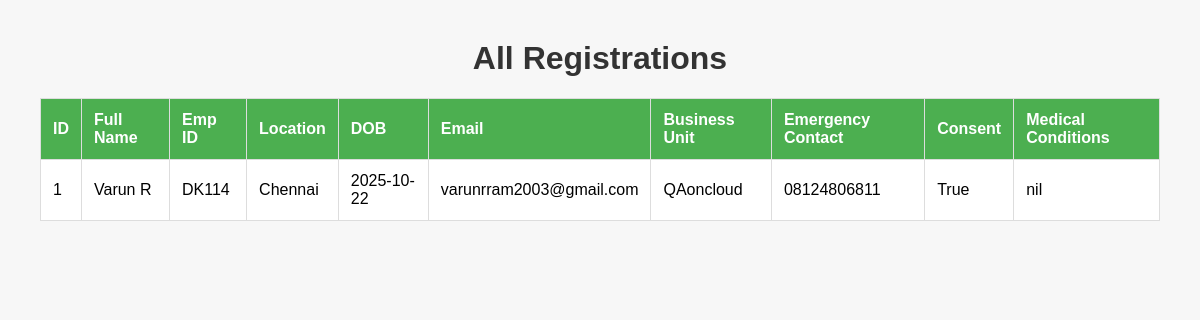
Page /registrations on the earlier database version.
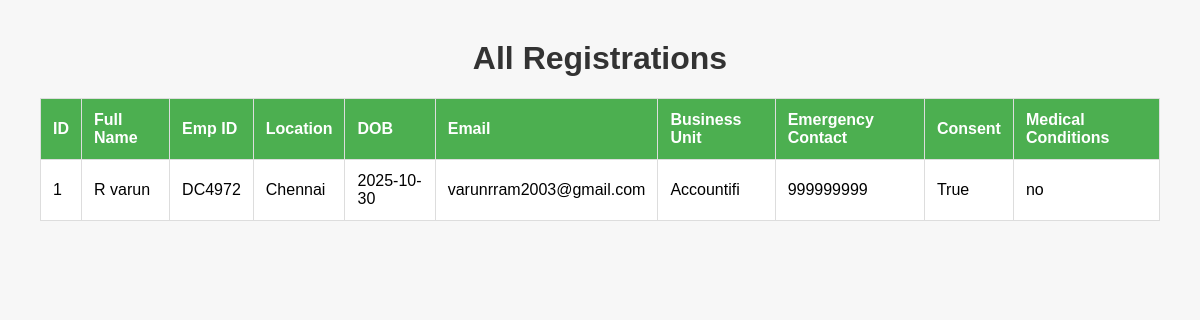
Same page on the later database version.
### app.py (models this page shows)
class Registration(db.Model):
    id = db.Column(db.Integer, primary_key=True)
    full_name = db.Column(db.String(100), nullable=False)
    emp_id = db.Column(db.String(50), nullable=False, unique=True)
    location = db.Column(db.String(100))
    dob = db.Column(db.Date, nullable=False)
    email = db.Column(db.String(120), unique=True, nullable=False)
    business_unit = db.Column(db.String(100))
    emergency_contact = db.Column(db.String(20))
    consent = db.Column(db.Boolean, default=False)
    medical_conditions = db.Column(db.Text)

### app.py (the view)
@app.route('/registrations')
def show_registrations():
    registrations = Registration.query.all()
    return render_template('registrations.html', registrations=registrations)

### templates/registrations.html (shortened to what this page needs)
<!DOCTYPE html>
<html lang="en">
  <head>
  </head>
  <body>
    <h1>All Registrations</h1>
    <table>
      <thead>
        <tr>
          <th>ID</th>
          <th>Full Name</th>
          <th>Emp ID</th>
          <th>Location</th>
          <th>DOB</th>
          <th>Email</th>
          <th>Business Unit</th>
          <th>Emergency Contact</th>
          <th>Consent</th>
          <th>Medical Conditions</th>
        </tr>
      </thead>
      <tbody>
        {% for reg in registrations %}
        <tr>
          <td>{{ reg.id }}</td>
          <td>{{ reg.full_name }}</td>
          <td>{{ reg.emp_id }}</td>
          <td>{{ reg.location}}</td>
          <td>{{ reg.dob.strftime('%Y-%m-%d') }}</td>
          <td>{{ reg.email }}</td>
          <td>{{ reg.business_unit }}</td>
          <td>{{ reg.emergency_contact}}</td>
          <td>{{ reg.consent}}</td>
          <td>{{ reg.medical_conditions}}</td>
        </tr>
        {% endfor %}
      </tbody>
    </table>
  </body>
</html>

Differences in the rows shown:
changed Registration "Chennai": full_name "Varun R" → "R varun"; emp_id "DK114" → "DC4972"; dob "2025-10-22" → "2025-10-30"; business_unit "QAoncloud" → "Accountifi"; emergency_contact "08124806811" → "999999999"; medical_conditions "nil" → "no"
